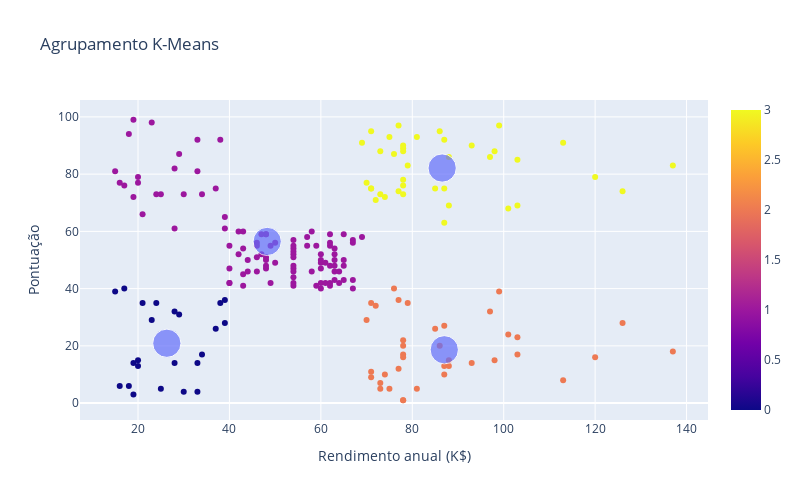

Notebook cell for this chart:
### Code cell
graf1 = px.scatter(x = dados[:,0], y = dados[:,1], color=classificacao)
graf2 = px.scatter(x = centroides[:,0], y = centroides[:,1], size = [15, 15, 15, 15])
graf3 = go.Figure(data = graf1.data + graf2.data)
graf3.update_layout(width=800,height=500,title_text='Agrupamento K-Means')
graf3.update_xaxes(title = 'Rendimento anual (K$)')
graf3.update_yaxes(title = 'Pontuação')
graf3.show()

### Figure 1 — Plotly figure (JSON) as saved in the notebook; plotly's stock layout.template omitted (floating-point values rounded to 4 significant figures; data arrays with more than 128 entries replaced by an {"elided": "..."} marker saying what was removed)
{"data": [{"hovertemplate": "x=%{x}<br>y=%{y}<br>color=%{marker.color}<extra></extra>", "legendgroup": "", "marker": {"color": {"elided": "200 int values"}, "coloraxis": "coloraxis", "symbol": "circle"}, "mode": "markers", "name": "", "orientation": "v", "showlegend": false, "type": "scatter", "x": {"elided": "200 int values"}, "xaxis": "x", "y": {"elided": "200 int values"}, "yaxis": "y"}, {"hovertemplate": "x=%{x}<br>y=%{y}<br>size=%{marker.size}<extra></extra>", "legendgroup": "", "marker": {"color": "#636efa", "size": [15, 15, 15, 15], "sizemode": "area", "sizeref": 0.0375, "symbol": "circle"}, "mode": "markers", "name": "", "orientation": "v", "showlegend": false, "type": "scatter", "x": [26.3, 48.26, 87.0, 86.54], "xaxis": "x", "y": [20.91, 56.48, 18.63, 82.13], "yaxis": "y"}], "layout": {"height": 500, "title": {"text": "Agrupamento K-Means"}, "width": 800, "xaxis": {"title": {"text": "Rendimento anual (K$)"}}, "yaxis": {"title": {"text": "Pontuação"}}}}
